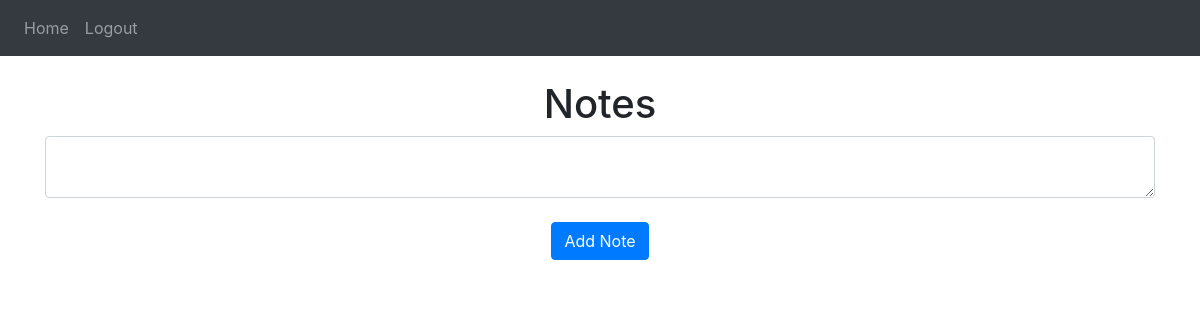
/ (signed in), run on an earlier commit of the app's database.
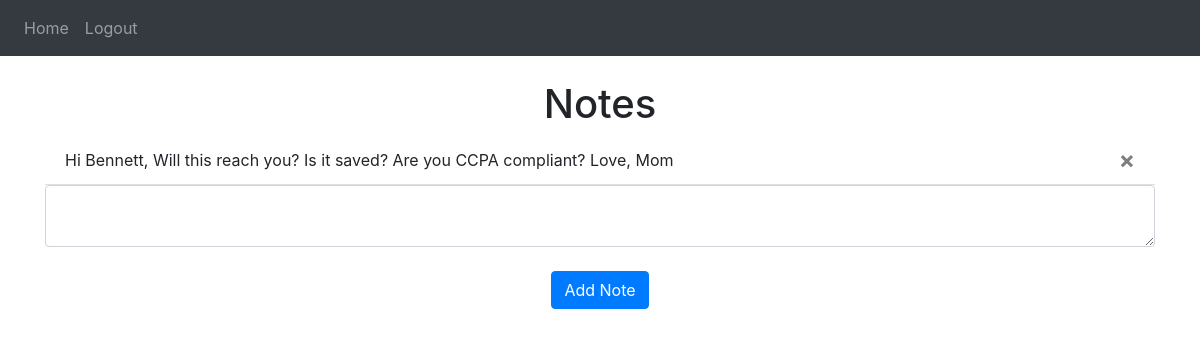
And on a later commit of the database.
### website/models.py (models this page shows)
class Note(db.Model):
    id = db.Column(db.Integer, primary_key=True)
    data = db.Column(db.String(1000))
    date = db.Column(db.DateTime(timezone=True), default=func.now())
    user_id = db.Column(db.Integer, db.ForeignKey('user.id'))

### website/views.py (the view, shortened to what this page needs)
@views.route('/', methods=['GET', 'POST'])
@login_required
def home():
    return render_template("home.html", user=current_user)

### website/__init__.py (called while the page is built)
def create_app():
    app = Flask (__name__)
    app.config['SECRET_KEY'] = 'kjwbflaejbvalefvbaeluvba;eufuv'
    app.config['SQLALCHEMY_DATABASE_URI'] = f'sqlite:///{DB_NAME}'
    db.init_app(app)
    from .views import views
    from .auth import auth
    app.register_blueprint(views, url_prefix='/')
    app.register_blueprint(auth, url_prefix='/')
    from .models import User, Note
    create_database(app)
    login_manager = LoginManager()
    login_manager.login_view = 'auth.login'
    login_manager.init_app(app)
    @login_manager.user_loader
    def load_user(id):
        return User.query.get(int(id))
    return app

### website/templates/home.html
{% extends "base.html" %} {% block title %}Home{% endblock %} {% block content
%}
<br />
<h1 align="center">Notes</h1>
<ul class="list-group list-group-flush" id="notes">
  {% for note in user.notes %}
  <li class="list-group-item">
    {{ note.data }}
    <button type="button" class="close" onClick="deleteNote({{ note.id }})">
      <span aria-hidden="true">&times;</span>
    </button>
  </li>
  {% endfor %}
</ul>
<form method="POST">
  <textarea name="note" id="note" class="form-control"></textarea>
  <br />
  <div align="center">
    <button type="submit" class="btn btn-primary">Add Note</button>
  </div>
</form>
{% endblock %}

### website/templates/base.html (shortened to what this page needs)
<!DOCTYPE html>
<html>
  <head>
    <link
      rel="stylesheet"
      href="https://stackpath.bootstrapcdn.com/bootstrap/4.4.1/css/bootstrap.min.css"
    />
    <link
      rel="stylesheet"
      href="https://stackpath.bootstrapcdn.com/font-awesome/4.7.0/css/font-awesome.min.css"
    />
  </head>
  <body>
    <nav class="navbar navbar-expand-lg navbar-dark bg-dark">
      <div class="collapse navbar-collapse" id="navbar">
        <div class="navbar-nav">
          {% if user.is_authenticated %}
          <a class="nav-item nav-link" id="home" href="/">Home</a>
          <a class="nav-item nav-link" id="logout" href="/logout">Logout</a>
          {% else %}
          <a class="nav-item nav-link" id="login" href="/login">Login</a>
          <a class="nav-item nav-link" id="signUp" href="/sign-up">Sign Up</a>
          {% endif %}
        </div>
      </div>
    </nav>
    <div class="container">{% block content %} {% endblock %}</div>
  </body>
</html>

What changed in the data, as far as the page shows it:
added Note: data "Hi Bennett, Will this reach you? Is it saved? Are you CCPA compliant? Love, Mom"
